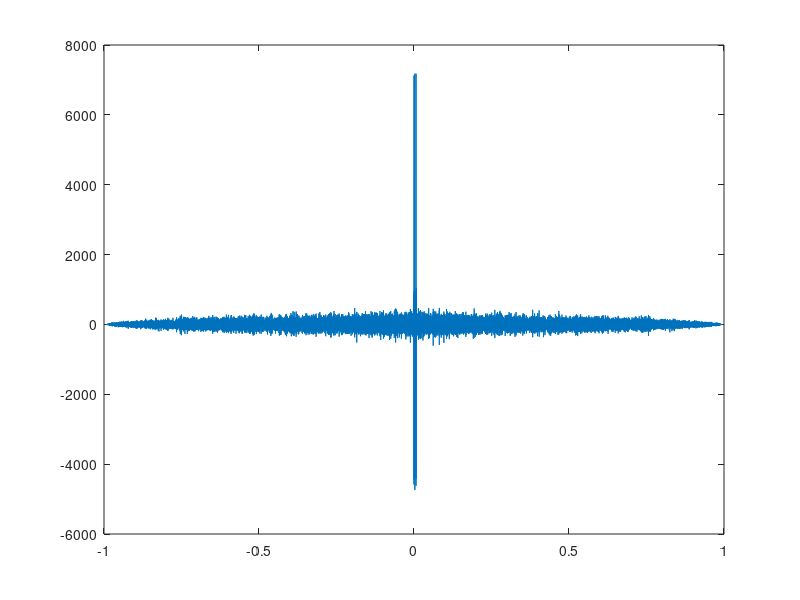

Write the MATLAB code that produced this figure. (Note: this script raises an error after producing the figure.)
clear all
close all
clc
% 参数设置
fs = 20000;  % 采样频率 (Hz)
T = 1;       % 信号长度 (s)
t = 0:1/fs:T-1/fs;  % 时间轴

% 几何参数
z_s = 50;    % 声源深度 (m)
z_r = 200;   % 接收器深度 (m)
d = 5000;    % 水平距离 (m)
H = 300;     % 海深 (m)
c = 1500;    % 声速 (m/s)

% 计算路径长度
L_direct = sqrt(d^2 + (z_r - z_s)^2);            % 直达波
L_surface = sqrt(d^2 + (z_r + z_s)^2);           % 海面反射波
L_bottom = sqrt(d^2 + (2*H - z_r - z_s)^2);      % 海底反射波

% 计算时延
tau_direct = L_direct / c;
tau_surface = L_surface / c;
tau_bottom = L_bottom / c;
tau_sd = tau_surface - tau_direct;
tau_bd = tau_bottom - tau_direct;

% 生成宽带信号 (2-6 kHz)
f_l = 2000; f_h = 6000;  % 信号频带 (Hz)
signal = randn(1, length(t));  % 高斯白噪声，宽带信号
% 设计带通滤波器
Wn = [f_l f_h] / (fs / 2); 
bp_filter = fir1(50, Wn, 'bandpass');
signal = filter(bp_filter, 1, signal);

% 数字延时
N_s = round(tau_sd * fs);
N_b = round(tau_bd * fs);
N_max = max(N_s,N_b);
signal_direct = signal(N_max + 1:length(signal));
signal_surface = signal(N_max - N_s + 1:length(signal) - N_s);
signal_bottom = signal(N_max - N_b + 1:length(signal) - N_b);

% 合成接收信号
received_signal = signal_direct + signal_surface + signal_bottom;

% 自相关处理
correlation = xcorr(received_signal, signal_direct);
lags = (-length(received_signal)+1:length(received_signal)-1) / fs;


% 绘制相关函数
figure;
plot(lags, correlation);
hold on;
xline(tau_direct, 'r--', sprintf('直达波: %.6f s', tau_direct));
xline(tau_surface, 'g--', sprintf('海面反射波: %.6f s', tau_surface));
xline(tau_bottom, 'b--', sprintf('海底反射波: %.6f s', tau_bottom));
title('自相关函数及多途时延');
xlabel('时延 (s)');
ylabel('相关函数');
grid on;
legend;
hold off;
